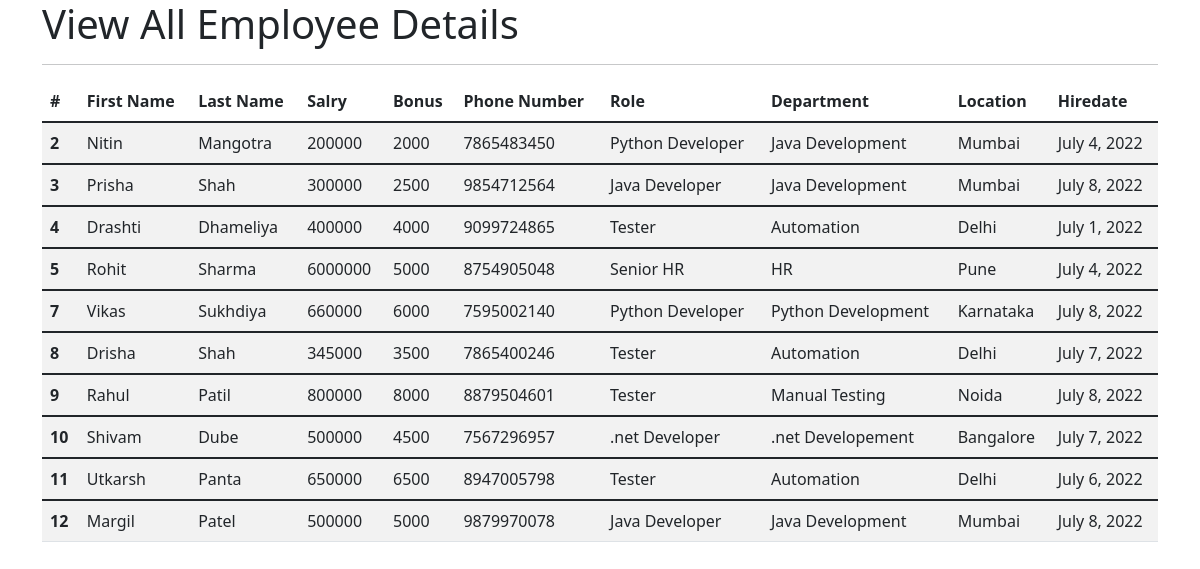
The page /view_all_emp on the database its author committed.
### emp_app/models.py (models this page shows, shortened)
class Employee(models.Model):
    first_name = models.CharField(max_length=100, null=False)
    last_name = models.CharField(max_length=100)
    dept = models.ForeignKey(Department, on_delete=models.CASCADE)
    salary = models.IntegerField(default=0)
    bonus = models.IntegerField(default=0)
    role = models.ForeignKey(Role, on_delete=models.CASCADE)
    phone = models.IntegerField(default=0)
    hire_date = models.DateField()
    def __str__(self):
        return "%s %s %s" %(self.first_name, self.last_name, self.phone)

class Role(models.Model):
    name = models.CharField(max_length=100, null=False)

class Department(models.Model):
    name = models.CharField(max_length=100, null=False)
    location = models.CharField(max_length=100)

### emp_app/views.py (the view)
# urls.py: path('view_all_emp', views.view_all_emp, name = 'view_all_emp'),
def view_all_emp(request):
    emps = Employee.objects.all()
    context = {
        'emps' : emps
    }
    print(context)
    return render(request, 'view_all_emp.html', context)

### emp_app/templates/view_all_emp.html (shortened to what this page needs)
<!doctype html>
<html lang="en">
<head>
    <link href="https://cdn.jsdelivr.net/npm/bootstrap@5.1.3/dist/css/bootstrap.min.css" rel="stylesheet">
</head>
<body>
    <div class="container">
        <h1>View All Employee Details</h1>
        <hr>
        <table class="table table-striped table-hover">
            <thead>
              <tr>
                <th scope="col">#</th>
                <th scope="col">First Name</th>
                <th scope="col">Last Name</th>
                <th scope="col">Salry</th>
                <th scope="col">Bonus</th>
                <th scope="col">Phone Number</th>
                <th scope="col">Role</th>
                <th scope="col">Department</th>
                <th scope="col">Location</th>
                <th scope="col">Hiredate</th>
              </tr>
            </thead>
                {% for emp in emps %}
            <tbody>
              <tr>
                <th scope="row">{{emp.id}}</th>
                <td>{{emp.first_name}}</td>
                <td>{{emp.last_name}}</td>
                <td>{{emp.salary}}</td>
                <td>{{emp.bonus}}</td>
                <td>{{emp.phone}}</td>
                <td>{{emp.role.name}}</td>
                <td>{{emp.dept.name}}</td>
                <td>{{emp.dept.location}}</td>
                <td>{{emp.hire_date}}</td>
              </tr>
            </tbody>
                {% endfor %}
          </table>
    </div>
</body>
</html>

### rows shown on the page
Employee: id "2", first_name "Nitin", last_name "Mangotra", salary "200000", bonus "2000", phone "7865483450", role.name "Python Developer", dept.name "Java Development", dept.location "Mumbai", hire_date "July 4, 2022"
Employee: id "3", first_name "Prisha", last_name "Shah", salary "300000", bonus "2500", phone "9854712564", role.name "Java Developer", dept.name "Java Development", dept.location "Mumbai", hire_date "July 8, 2022"
Employee: id "4", first_name "Drashti", last_name "Dhameliya", salary "400000", bonus "4000", phone "9099724865", role.name "Tester", dept.name "Automation", dept.location "Delhi", hire_date "July 1, 2022"
Employee: id "5", first_name "Rohit", last_name "Sharma", salary "6000000", bonus "5000", phone "8754905048", role.name "Senior HR", dept.name "HR", dept.location "Pune", hire_date "July 4, 2022"
Employee: id "7", first_name "Vikas", last_name "Sukhdiya", salary "660000", bonus "6000", phone "7595002140", role.name "Python Developer", dept.name "Python Development", dept.location "Karnataka", hire_date "July 8, 2022"
Employee: id "8", first_name "Drisha", last_name "Shah", salary "345000", bonus "3500", phone "7865400246", role.name "Tester", dept.name "Automation", dept.location "Delhi", hire_date "July 7, 2022"
Employee: id "9", first_name "Rahul", last_name "Patil", salary "800000", bonus "8000", phone "8879504601", role.name "Tester", dept.name "Manual Testing", dept.location "Noida", hire_date "July 8, 2022"
Employee: id "10", first_name "Shivam", last_name "Dube", salary "500000", bonus "4500", phone "7567296957", role.name ".net Developer", dept.name ".net Developement", dept.location "Bangalore", hire_date "July 7, 2022"
Employee: id "11", first_name "Utkarsh", last_name "Panta", salary "650000", bonus "6500", phone "8947005798", role.name "Tester", dept.name "Automation", dept.location "Delhi", hire_date "July 6, 2022"
Employee: id "12", first_name "Margil", last_name "Patel", salary "500000", bonus "5000", phone "9879970078", role.name "Java Developer", dept.name "Java Development", dept.location "Mumbai", hire_date "July 8, 2022"
